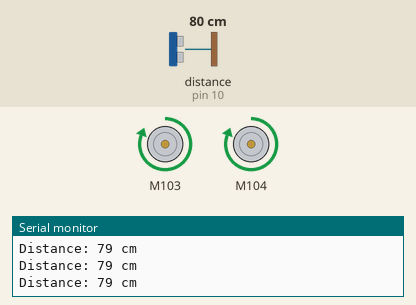
Recording of a sketch running on a simulated Arduino Uno, built with avr-gcc and run on an emulated ATmega328P. Parts: 2 × DC motor (green arrow = forward, orange = backward, longer = faster), the last lines printed to the serial monitor. Wiring (inferred from the names in the program): ultrasonic range finder: trigger pin 9; echo pin 10. The test bench sets the inputs (shaded band); at power-on: distance to the obstacle (sensor on pin 10) 80 cm. The echo pulse lasts 58.3 µs per cm.

Above: at 1.2 s.
1.3 s: distance to the obstacle (sensor on pin 10) set to 23 cm
2.8 s: distance to the obstacle (sensor on pin 10) set to 18 cm
At 3.7 s:
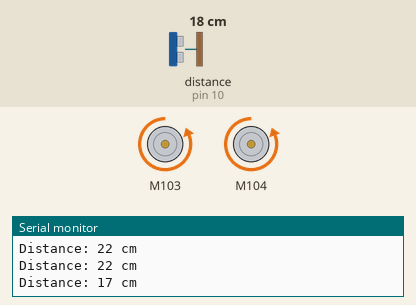
5.8 s: distance to the obstacle (sensor on pin 10) set to 120 cm
At 7.6 s:
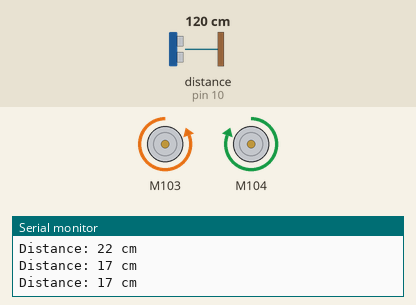
8.8 s: distance to the obstacle (sensor on pin 10) set to 2 cm
At 9.2 s:
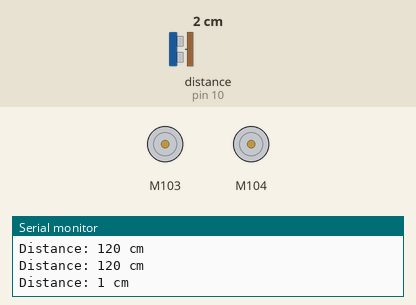
Timing chart, 0 to 12.8 s (numbered marks = the images above; inputs shaded):
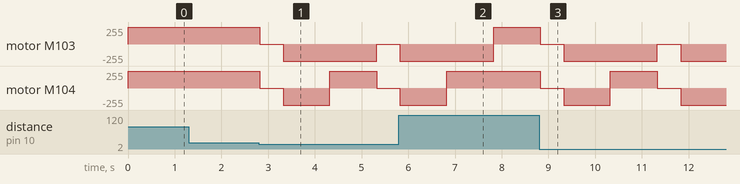

The sketch:

bottranhvatcan.ino
```cpp
#include <MotorDriver.h>
MotorDriver m;

const int trigPin = 9;
const int echoPin = 10;


const int motor1Pin1 = 3;
const int motor1Pin2 = 4;


long duration;
int distance;

void setup() {
  pinMode(trigPin, OUTPUT);
  pinMode(echoPin, INPUT);

  Serial.begin(9600);
}

void moveForward() {
  m.motor(3, FORWARD, 255);
  m.motor(4, FORWARD, 255);
}

void moveBackward() {
  m.motor(3, BACKWARD, 255);
  m.motor(4, BACKWARD, 255);
}

void stopMotor() {
  m.motor(3, FORWARD, 0);
  m.motor(4, FORWARD, 0);
}

void turnMotor(){
  m.motor(3, BACKWARD, 255);
  m.motor(4, FORWARD, 255);

}


void loop() {

  digitalWrite(trigPin, LOW);
  delayMicroseconds(2);
  digitalWrite(trigPin, HIGH);
  delayMicroseconds(10);
  digitalWrite(trigPin, LOW);


  duration = pulseIn(echoPin, HIGH);
  distance = duration * 0.0344 / 2;

  Serial.print("Distance: ");
  Serial.print(distance);
  Serial.println(" cm");

  if (distance < 20) {
    stopMotor();
    delay(500);
    moveBackward();
    delay(1000);
    turnMotor();
    delay(1000);


  } else {
    moveForward();
  }


}
```

Measured:
- the behaviour switches between 21 and 20 cm on distance to the obstacle (sensor on pin 10) (found by bisection; images 0 and 1)
- after the input at 2.8 s, motor M103: forward 255/255 → stopped at once, → backward 255/255 0.50 s later, → stopped 2.0 s later; motor M104: forward 255/255 → stopped at once, → backward 255/255 0.50 s later, → forward 255/255 1.0 s later, → stopped 1.0 s later
- after the input at 5.8 s, motor M104: goes on until 6.8 s, then stays forward 255/255
- after the input at 8.8 s, motor M103: alternates backward 255/255 for 2.0 s and stopped for 0.50 s, starting at once; motor M104: forward 255/255 → stopped at once, → backward 255/255 0.50 s later, → forward 255/255 1.0 s later, → stopped 1.0 s later, … (5 changes in this stretch)
